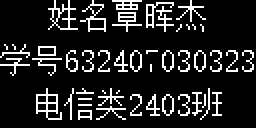
#> input picture sim_out/sim1_info.pgm, 128 x 64 px (shown 2 times larger); its folder holds 4 pictures in this run
$ python pgm2png.py
#> lines starting #> are read from the running program, lines starting #| are printed output that depends on the picture; after the words box and inside, x2 and y2 are one past the last pixel; in counts of white or black regions, pixels touching at a corner belong together
# -*- coding: utf-8 -*-
"""Upscale the simulated 128x64 PGM frames into readable PNGs."""
import os
from PIL import Image

root = os.path.join(os.path.dirname(os.path.dirname(os.path.dirname(os.path.abspath(__file__)))), "sim_out")
scale = 6
for name in sorted(os.listdir(root)):
    if not name.endswith(".pgm"):
        continue
    im = Image.open(os.path.join(root, name)).convert("L")
#> im is the input picture: PIL image 128x64 L; 13.6% white in thin lines or dots
    big = im.resize((im.width * scale, im.height * scale), Image.NEAREST)
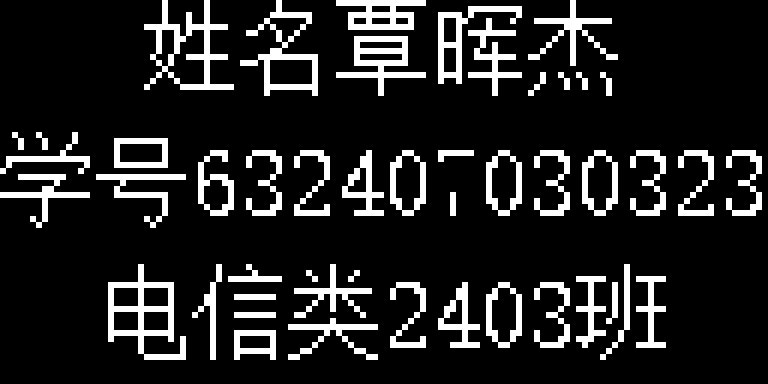
#> big: PIL image 768x384 L; 13.6% white; 48 white regions, largest, box (x1, y1, x2, y2) and area: (108, 264, 186, 360) 2484, (144, 0, 234, 90) 2412, (240, 0, 318, 96) 1980
    # 反色：OLED 黑底白点，这里输出黑底白点更直观
    big.save(os.path.join(root, name.replace(".pgm", ".png")))
    print(name, im.size)
#| sim1_info.pgm (128, 64)
#> pass 3 of the loop `for name in sorted(os.listdir(root)):`:
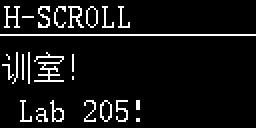
#> input picture sim_out/sim2_hscroll.pgm, 128 x 64 px (shown 2 times larger)
#> im is the input picture: PIL image 128x64 L; 7.6% white in thin lines or dots
#> `big = im.resize((im.width * scale, im.height * scale), Image.NEAREST)`:
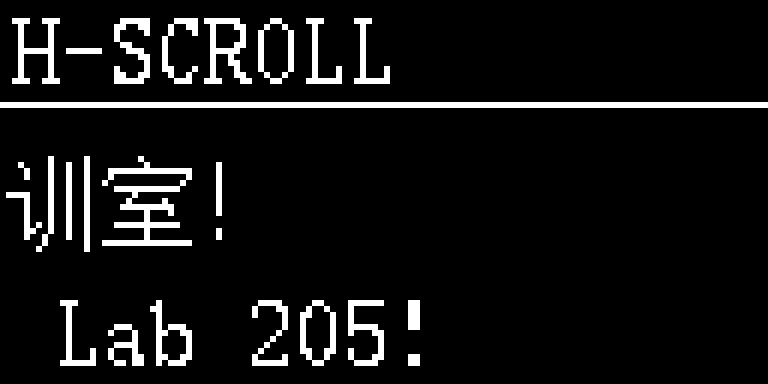
#> big: PIL image 768x384 L; 7.6% white; 25 white regions, largest, box (x1, y1, x2, y2) and area: (0, 102, 768, 108) 4608, (102, 156, 192, 246) 2664, (204, 18, 252, 84) 1296
#| sim2_hscroll.pgm (128, 64)
#> the loop made 4 passes; the first 3 are shown
